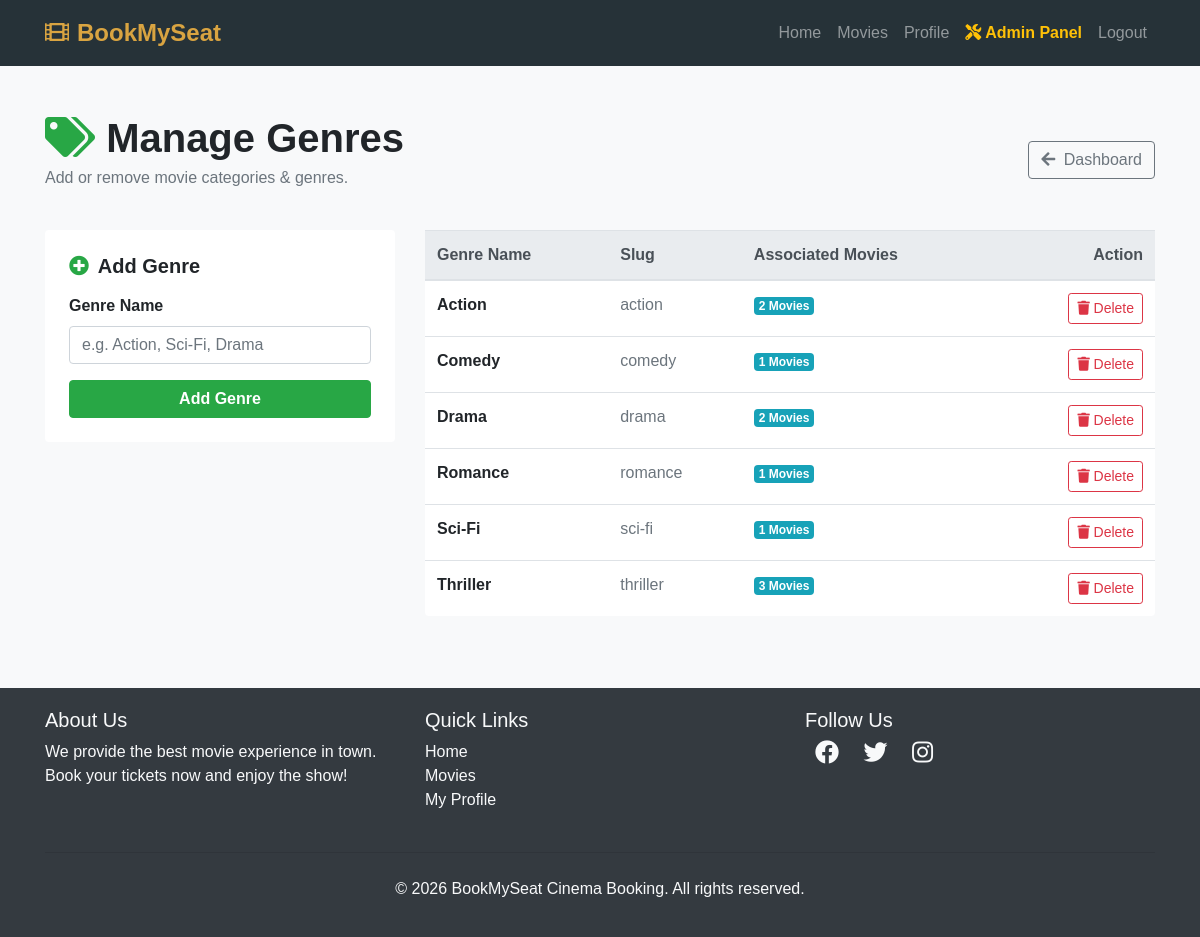
/movies/custom-admin/genres/ (signed in), run on the app's committed database.
### movies/models.py (models this page shows, shortened)
class Genre(models.Model):
    name = models.CharField(max_length=100, unique=True)
    slug = models.SlugField(max_length=120, unique=True, blank=True)

### movies/views.py (the view, shortened to what this page needs)
# urls.py: path('custom-admin/genres/', views.manage_genres, name='manage_genres'),
@user_passes_test(staff_check, login_url='/login/')
def manage_genres(request):
    if not request.user.has_perm('movies.view_genre'):
        return HttpResponseForbidden('Permission denied.')
    genres = Genre.objects.annotate(movie_count=Count('movies'))
    return render(request, 'movies/custom_admin/genres_list.html', {'genres': genres})

### movies/views.py (called while the page is built)
def staff_check(user):
    return user.is_authenticated and user.is_staff

### bookmyseat/templates/movies/custom_admin/genres_list.html (shortened to what this page needs)
{% extends "users/basic.html" %}
{% block content %}
<div class="py-4">
    <div class="d-flex justify-content-between align-items-center mb-4">
        <div>
            <h1 class="font-weight-bold mb-1"><i class="fas fa-tags text-success"></i> Manage Genres</h1>
            <p class="text-muted">Add or remove movie categories & genres.</p>
        </div>
        <a href="{% url 'custom_admin_dashboard' %}" class="btn btn-outline-secondary">
            <i class="fas fa-arrow-left mr-1"></i> Dashboard
        </a>
    </div>
    <div class="row">
        <div class="col-md-4 mb-4">
            <div class="card border-0 shadow-sm rounded-lg p-4 bg-white">
                <h5 class="font-weight-bold mb-3"><i class="fas fa-plus-circle text-success mr-1"></i> Add Genre</h5>
                <form method="POST">
                    <div class="form-group mb-3">
                        <label class="font-weight-bold">Genre Name</label>
                        <input type="text" name="name" class="form-control" placeholder="e.g. Action, Sci-Fi, Drama" required>
                    </div>
                    <button type="submit" class="btn btn-success btn-block font-weight-bold">Add Genre</button>
                </form>
            </div>
        </div>
        <div class="col-md-8">
            <div class="card border-0 shadow-sm rounded-lg overflow-hidden bg-white">
                <div class="card-body p-0">
                    <table class="table table-hover mb-0">
                        <thead class="thead-light">
                            <tr>
                                <th>Genre Name</th>
                                <th>Slug</th>
                                <th>Associated Movies</th>
                                <th class="text-right">Action</th>
                            </tr>
                        </thead>
                        <tbody>
                            {% for genre in genres %}
                            <tr>
                                <td class="font-weight-bold">{{ genre.name }}</td>
                                <td class="text-muted">{{ genre.slug }}</td>
                                <td><span class="badge badge-info">{{ genre.movie_count }} Movies</span></td>
                                <td class="text-right">
                                    <form method="POST" action="{% url 'delete_genre' genre.id %}" class="d-inline" onsubmit="return confirm('Delete genre {{ genre.name }}?')">
                                        <button type="submit" class="btn btn-sm btn-outline-danger"><i class="fas fa-trash"></i> Delete</button>
                                    </form>
                                </td>
                            </tr>
                            {% empty %}
                            <tr>
                                <td colspan="4" class="text-center text-muted py-4">No genres created yet.</td>
                            </tr>
                            {% endfor %}
                        </tbody>
                    </table>
                </div>
            </div>
        </div>
    </div>
</div>
{% endblock %}

### bookmyseat/templates/users/basic.html (style rules this page uses)
body { font-family: Arial, sans-serif; background-color: #f8f9fa; }

### data on the page
Genre: name "Action", slug "action", movie_count "2"
Genre: name "Comedy", slug "comedy", movie_count "1"
Genre: name "Drama", slug "drama", movie_count "2"
Genre: name "Romance", slug "romance", movie_count "1"
Genre: name "Sci-Fi", slug "sci-fi", movie_count "1"
Genre: name "Thriller", slug "thriller", movie_count "3"
